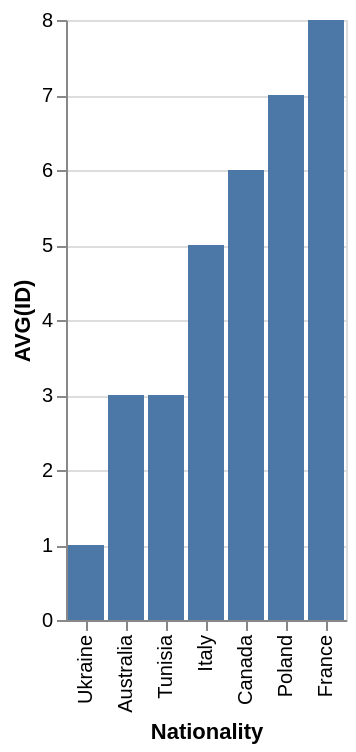

Express this chart as Vega-Lite.
### Vega-Lite specification from a JSON file in a GitHub repository (floating-point values rounded to 4 significant figures)
{"data": {"values": [{"x_data": "Ukraine", "y_data": 1}, {"x_data": "Australia", "y_data": 3}, {"x_data": "Tunisia", "y_data": 3}, {"x_data": "Italy", "y_data": 5}, {"x_data": "Canada", "y_data": 6}, {"x_data": "Poland", "y_data": 7}, {"x_data": "France", "y_data": 8}]}, "mark": "bar", "encoding": {"x": {"field": "x_data", "type": "nominal", "title": "Nationality", "sort": {"op": "sum", "field": "y_data", "order": "ascending"}}, "y": {"field": "y_data", "type": "quantitative", "title": "AVG(ID)"}}}
